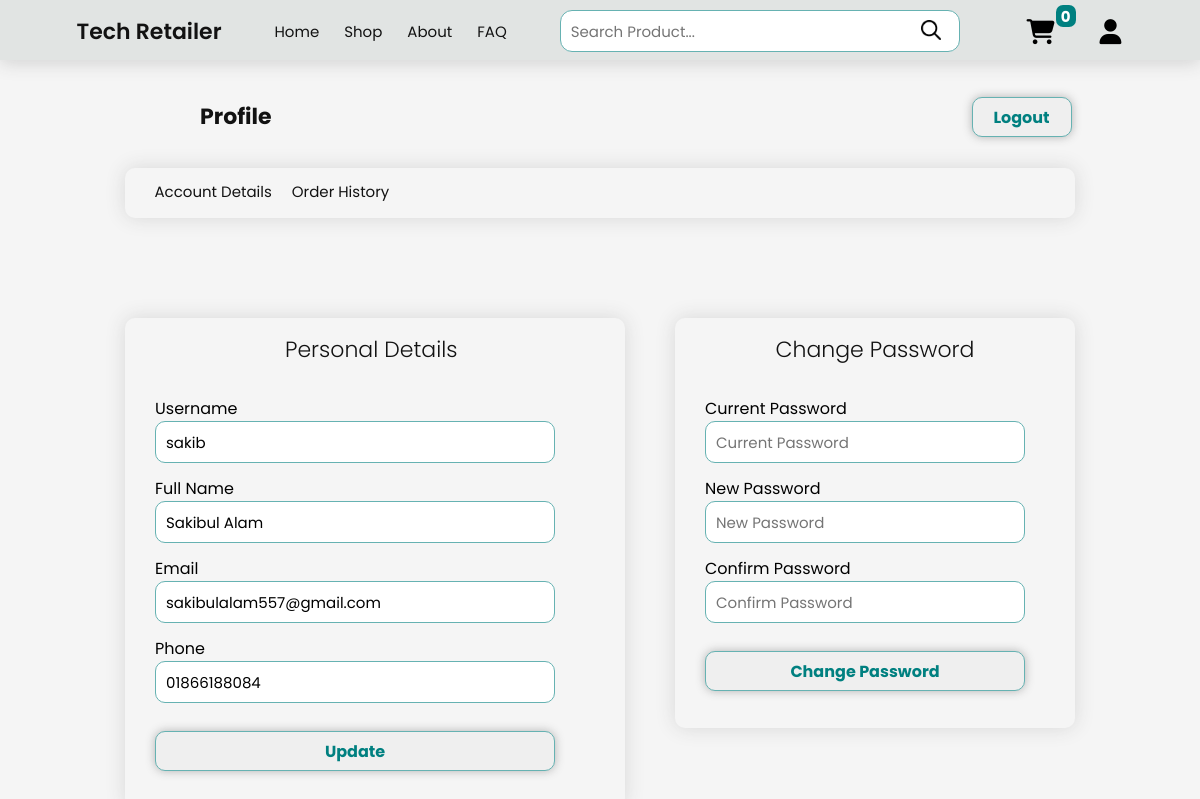
/View/profile.php (signed in), run on the app's committed database.
### tables this page shows
CREATE TABLE `customer` (
  `Id` int(50) NOT NULL,
  `Username` varchar(50) NOT NULL,
  `Full_Name` varchar(50) NOT NULL,
  `Email` varchar(50) NOT NULL,
  `Phone` varchar(50) NOT NULL,
  `Password` varchar(50) NOT NULL
);

### View/profile.php (the view, shortened to what this page needs)
<?php
include "../Model/db_config.php";
include("top_section.php");
include("../View/logout.php");
include("report_button.php");
$usernameX = $_SESSION['username'];
$sql = $conn->prepare("select * from customer where username=?");
$sql->bind_param("s", $usernameX);
$sql->execute();
$result = $sql->get_result()->fetch_all(MYSQLI_ASSOC);
foreach ($result as $row) {
    $username = $row["Username"];
    $fullName = $row["Full_Name"];
    $email = $row["Email"];
    $phone = $row["Phone"];
}
?>
<!DOCTYPE html>
<html lang="en">
<head>
    <link rel="stylesheet" href="Style.css">
    <link rel="stylesheet" href="Style2.css">
    <link href='https://unpkg.com/boxicons@2.1.4/css/boxicons.min.css' rel='stylesheet'>
</head>
<body>
    <div class="wrapper-profile">
        <div class="wrapper-details">
            <form action="../Controller/profile_action.php" method="post" onsubmit="return validate();" novalidate>
                <h1>Personal Details</h1>
                <div class="input-box">
                    <Label>Username</Label><br>
                    <input type="text" name="username" placeholder="Username" value="<?php if (isset($username)) {
                                                                                            echo $username;
                                                                                        }; ?>" readonly>
                </div>
                <div class="input-box">
                    <label>Full Name</label><br>
                    <input type="text" name="fullName" placeholder="Full Name" value="<?php if (isset($fullName)) {
                                                                                            echo $fullName;
                                                                                        }; ?>">
                </div>
                <div class="input-box">
                    <Label>Email</Label><br>
                    <input type="text" name="email" placeholder="Email" value="<?php if (isset($email)) {
                                                                                    echo $email;
                                                                                }; ?>">
                </div>
                <div class="input-box">
                    <label>Phone</label><br>
                    <input type="text" name="phone" placeholder="Phone" value="<?php if (isset($phone)) {
                                                                                    echo $phone;
                                                                                }; ?>">
                </div>
                <button type="submit" name="update" class="btn-profile">Update</button>
            </form>
        </div>
        <div class="wrapper-pass">
            <form action="../Controller/changePassword_action.php" method="post" onsubmit="return validate2();" novalidate>
                <h2>Change Password</h2>
                <div class="input-box">
                    <label>Current Password</label><br>
                    <input type="password" name="currentPassword" placeholder="Current Password">
                </div>
                <div class="input-box">
                    <Label>New Password</Label><br>
                    <input type="password" name="newPassword" placeholder="New Password">
                </div>
                <div class="input-box">
                    <label>Confirm Password</label><br>
                    <input type="password" name="confirmPassword" placeholder="Confirm Password">
                </div>
                <button type="submit" class="btn-profile">Change Password</button>
            </form>
        </div>
    </div>
</body>
</html>

### View/Style3.css (style rules this page uses)
* { margin: 0; padding: 0; font-family: "Poppins", sans-serif; }
body { background: whitesmoke; color: #121212; }

### View/Style.css (style rules this page uses)
* { margin: 0; padding: 0; box-sizing: border-box; font-family: "Poppins", sans-serif; text-decoration: none; list-style: none; scroll-behavior: smooth; }
body { background: whitesmoke; }
html { font-size: 62.5%; overflow-x: hidden; }
.input-box { width: 100%; height: 50px; margin: 30px; font-size: 16px; margin-top: 30px; }
.input-box input { width: 80%; height: 80%; border: none; outline: none; border: .5px solid rgb(102, 178, 178); border-radius: 10px; font-size: 15px; padding: 20px 45px 20px 10px; }
.wrapper-details { display: flex; align-items: center; justify-content: center; padding: 15px 25px 55px; }
.wrapper-details form { width: 500px; height: 490px; color: black; border-radius: 10px; border: none; box-shadow: 0 0 20px rgb(55 55 55 / 15%); margin-top: -80px; }
.wrapper-details h1 { font-size: 22px; margin-top: 15px; color: #121212; margin-left: 160px; font-weight: 300; }
.wrapper-pass { display: flex; align-items: center; justify-content: center; padding: 15px 25px 55px; }
.wrapper-pass form { width: 400px; height: 410px; margin-top: -160px; color: black; border-radius: 10px; border: none; box-shadow: 0 0 20px rgb(55 55 55 / 15%); }
.wrapper-pass h2 { font-size: 22px; text-align: center; margin-top: 15px; color: #121212; font-weight: 300; }
.wrapper-profile { min-height: 100vh; display: flex; align-items: center; justify-content: center; }
.btn-profile { width: 80%; height: 40px; margin: 30px; margin-top: 15px; border: .5px solid rgb(102, 178, 178); border-radius: 10px; cursor: pointer; font-size: 16px; color: teal; font-weight: bold; box-shadow: 0 0 10px rgb(55 55 55 / 35%); }

### View/Style2.css (style rules this page uses)
h1 { font-size: 22px; margin-left: 200px; margin-top: 100px; font-weight: bold; }

### data on the page
customer: username "sakib", fullName "Sakibul Alam", email "sakibulalam557@gmail.com", phone "01866188084"

### other printed values
$count "0"
